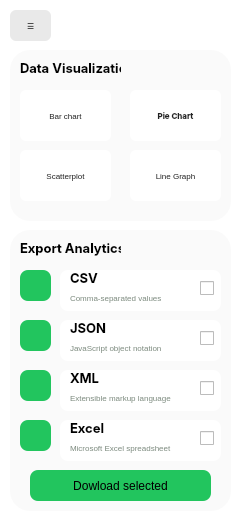
   <widget class="QFrame" name="user_frm_2">
    <property name="geometry">
     <rect>
      <x>10</x>
      <y>40</y>
      <width>241</width>
      <height>521</height>
     </rect>
    </property>
    <property name="styleSheet">
     <string notr="true">QFrame {
    background: white;
    border-radius: 16px;
}</string>
    </property>
    <property name="frameShape">
     <enum>QFrame::StyledPanel</enum>
    </property>
    <property name="frameShadow">
     <enum>QFrame::Raised</enum>
    </property>
    <widget class="QFrame" name="frame_9">
     <property name="geometry">
      <rect>
       <x>10</x>
       <y>50</y>
       <width>221</width>
       <height>171</height>
      </rect>
     </property>
     <property name="styleSheet">
      <string notr="true">QFrame {
    background: #fafafa;
    border-radius: 20px;
}</string>
     </property>
     <property name="frameShape">
      <enum>QFrame::StyledPanel</enum>
     </property>
     <property name="frameShadow">
      <enum>QFrame::Raised</enum>
     </property>
     <widget class="QLabel" name="label_39">
      <property name="geometry">
       <rect>
        <x>10</x>
        <y>10</y>
        <width>101</width>
        <height>16</height>
       </rect>
      </property>
      <property name="font">
       <font>
        <family>Inter</family>
        <pointsize>10</pointsize>
        <weight>75</weight>
        <bold>true</bold>
       </font>
      </property>
      <property name="text">
       <string>Data Visualization</string>
      </property>
     </widget>
     <widget class="QPushButton" name="pushButton_2">
      <property name="geometry">
       <rect>
        <x>10</x>
        <y>40</y>
        <width>91</width>
        <height>51</height>
       </rect>
      </property>
      <property name="font">
       <font>
        <pointsize>-1</pointsize>
       </font>
      </property>
      <property name="styleSheet">
       <string notr="true">QPushButton {
    background: white;
    border: none;
    border-radius: 6px;
    font-size: 8px;
    color: #222;
}
QPushButton:hover {
    background: #dfdfdf;
}</string>
      </property>
      <property name="text">
       <string>Bar chart</string>
      </property>
     </widget>
     <widget class="QPushButton" name="pushButton_3">
      <property name="geometry">
       <rect>
        <x>120</x>
        <y>40</y>
        <width>91</width>
        <height>51</height>
       </rect>
      </property>
      <property name="font">
       <font>
        <family>Inter</family>
        <pointsize>-1</pointsize>
        <weight>75</weight>
        <bold>true</bold>
       </font>
      </property>
      <property name="styleSheet">
       <string notr="true">QPushButton {
    background: white;
    border: none;
    border-radius: 6px;
    font-size: 8px;
    color: #222;
}
QPushButton:hover {
    background: #dfdfdf;
}</string>
      </property>
      <property name="text">
       <string>Pie Chart</string>
      </property>
     </widget>
     <widget class="QPushButton" name="pushButton_4">
      <property name="geometry">
       <rect>
        <x>10</x>
        <y>100</y>
        <width>91</width>
        <height>51</height>
       </rect>
      </property>
      <property name="font">
       <font>
        <pointsize>-1</pointsize>
       </font>
      </property>
      <property name="styleSheet">
       <string notr="true">QPushButton {
    background: white;
    border: none;
    border-radius: 6px;
    font-size: 8px;
    color: #222;
}
QPushButton:hover {
    background: #dfdfdf;
}</string>
      </property>
      <property name="text">
       <string>Scatterplot</string>
      </property>
     </widget>
     <widget class="QPushButton" name="pushButton_5">
      <property name="geometry">
       <rect>
        <x>120</x>
        <y>100</y>
        <width>91</width>
        <height>51</height>
       </rect>
      </property>
      <property name="font">
       <font>
        <pointsize>-1</pointsize>
       </font>
      </property>
      <property name="styleSheet">
       <string notr="true">QPushButton {
    background: white;
    border: none;
    border-radius: 6px;
    font-size: 8px;
    color: #222;
}
QPushButton:hover {
    background: #dfdfdf;
}</string>
      </property>
      <property name="text">
       <string>Line Graph</string>
      </property>
     </widget>
    </widget>
    <widget class="QFrame" name="frame_10">
     <property name="geometry">
      <rect>
       <x>10</x>
       <y>230</y>
       <width>221</width>
       <height>281</height>
      </rect>
     </property>
     <property name="styleSheet">
      <string notr="true">QFrame {
    background: #fafafa;
    border-radius: 20px;
}</string>
     </property>
     <property name="frameShape">
      <enum>QFrame::StyledPanel</enum>
     </property>
     <property name="frameShadow">
      <enum>QFrame::Raised</enum>
     </property>
     <widget class="QLabel" name="label_40">
      <property name="geometry">
       <rect>
        <x>10</x>
        <y>10</y>
        <width>101</width>
        <height>16</height>
       </rect>
      </property>
      <property name="font">
       <font>
        <family>Inter</family>
        <pointsize>10</pointsize>
        <weight>75</weight>
        <bold>true</bold>
       </font>
      </property>
      <property name="text">
       <string>Export Analytics</string>
      </property>
     </widget>
     <widget class="QFrame" name="frame_11">
      <property name="geometry">
       <rect>
        <x>50</x>
        <y>40</y>
        <width>161</width>
        <height>41</height>
       </rect>
      </property>
      <property name="styleSheet">
       <string notr="true">QFrame{
    background: #ffffff;
    border:none;
    border-radius: 8px;
}</string>
      </property>
      <property name="frameShape">
       <enum>QFrame::StyledPanel</enum>
      </property>
      <property name="frameShadow">
       <enum>QFrame::Raised</enum>
      </property>
      <widget class="QLabel" name="label_ex_5">
       <property name="geometry">
        <rect>
         <x>10</x>
         <y>20</y>
         <width>101</width>
         <height>16</height>
        </rect>
       </property>
       <property name="font">
        <font>
         <pointsize>-1</pointsize>
        </font>
       </property>
       <property name="styleSheet">
        <string notr="true">QLabel{
    background: transparent;
    color: #7c8a7e;
    font-size: 8px;
    border: none;
}</string>
       </property>
       <property name="text">
        <string>Comma-separated values</string>
       </property>
      </widget>
      <widget class="QLabel" name="label_41">
       <property name="geometry">
        <rect>
         <x>10</x>
         <y>0</y>
         <width>151</width>
         <height>16</height>
        </rect>
       </property>
       <property name="font">
        <font>
         <family>Inter</family>
         <pointsize>10</pointsize>
         <weight>75</weight>
         <bold>true</bold>
        </font>
       </property>
       <property name="styleSheet">
        <string notr="true">QLabel{background:transparent}</string>
       </property>
       <property name="text">
        <string>CSV</string>
       </property>
      </widget>
      <widget class="QCheckBox" name="checkBox">
       <property name="geometry">
        <rect>
         <x>140</x>
         <y>10</y>
         <width>16</width>
         <height>16</height>
        </rect>
       </property>
       <property name="text">
        <string/>
       </property>
       <property name="checkable">
        <bool>false</bool>
       </property>
      </widget>
     </widget>
     <widget class="QLabel" name="label_42">
      <property name="geometry">
       <rect>
        <x>10</x>
        <y>40</y>
        <width>31</width>
        <height>31</height>
       </rect>
      </property>
      <property name="font">
       <font>
        <pointsize>-1</pointsize>
        <weight>87</weight>
        <bold>true</bold>
       </font>
      </property>
      <property name="styleSheet">
       <string notr="true">QLabel{
    background: #22c55e;
    color: #22c55e;
    border-radius: 8px;
    font-size: 8px;
    font-weight: 700;
    padding: 4px 10px;
}</string>
      </property>
      <property name="text">
       <string/>
      </property>
      <property name="alignment">
       <set>Qt::AlignCenter</set>
      </property>
     </widget>
     <widget class="QFrame" name="frame_12">
      <property name="geometry">
       <rect>
        <x>50</x>
        <y>90</y>
        <width>161</width>
        <height>41</height>
       </rect>
      </property>
      <property name="styleSheet">
       <string notr="true">QFrame{
    background: #ffffff;
    border:none;
    border-radius: 8px;
}</string>
      </property>
      <property name="frameShape">
       <enum>QFrame::StyledPanel</enum>
      </property>
      <property name="frameShadow">
       <enum>QFrame::Raised</enum>
      </property>
      <widget class="QLabel" name="label_ex_6">
       <property name="geometry">
        <rect>
         <x>10</x>
         <y>20</y>
         <width>101</width>
         <height>16</height>
        </rect>
       </property>
       <property name="font">
        <font>
         <pointsize>-1</pointsize>
        </font>
       </property>
       <property name="styleSheet">
        <string notr="true">QLabel{
    background: transparent;
    color: #7c8a7e;
    font-size: 8px;
    border: none;
}</string>
       </property>
       <property name="text">
        <string>JavaScript object notation</string>
       </property>
      </widget>
      <widget class="QLabel" name="label_43">
       <property name="geometry">
        <rect>
         <x>10</x>
         <y>0</y>
         <width>151</width>
         <height>16</height>
        </rect>
       </property>
       <property name="font">
        <font>
         <family>Inter</family>
         <pointsize>10</pointsize>
         <weight>75</weight>
         <bold>true</bold>
        </font>
       </property>
       <property name="styleSheet">
        <string notr="true">QLabel{background:transparent}</string>
       </property>
       <property name="text">
        <string>JSON</string>
       </property>
      </widget>
      <widget class="QCheckBox" name="checkBox_2">
       <property name="geometry">
        <rect>
         <x>140</x>
         <y>10</y>
         <width>16</width>
         <height>16</height>
        </rect>
       </property>
       <property name="text">
        <string/>
       </property>
       <property name="checkable">
        <bool>false</bool>
       </property>
      </widget>
     </widget>
     <widget class="QFrame" name="frame_13">
      <property name="geometry">
       <rect>
        <x>50</x>
        <y>140</y>
        <width>161</width>
        <height>41</height>
       </rect>
      </property>
      <property name="styleSheet">
       <string notr="true">QFrame{
    background: #ffffff;
    border:none;
    border-radius: 8px;
}</string>
      </property>
      <property name="frameShape">
       <enum>QFrame::StyledPanel</enum>
      </property>
      <property name="frameShadow">
       <enum>QFrame::Raised</enum>
      </property>
      <widget class="QLabel" name="label_ex_7">
       <property name="geometry">
        <rect>
         <x>10</x>
         <y>20</y>
         <width>101</width>
         <height>16</height>
        </rect>
       </property>
       <property name="font">
        <font>
         <pointsize>-1</pointsize>
        </font>
       </property>
       <property name="styleSheet">
        <string notr="true">QLabel{
    background: transparent;
    color: #7c8a7e;
    font-size: 8px;
    border: none;
}</string>
       </property>
       <property name="text">
        <string>Extensible markup language</string>
       </property>
      </widget>
      <widget class="QLabel" name="label_44">
       <property name="geometry">
        <rect>
         <x>10</x>
         <y>0</y>
         <width>151</width>
         <height>16</height>
        </rect>
       </property>
       <property name="font">
        <font>
         <family>Inter</family>
         <pointsize>10</pointsize>
         <weight>75</weight>
         <bold>true</bold>
        </font>
       </property>
       <property name="styleSheet">
        <string notr="true">QLabel{background:transparent}</string>
       </property>
       <property name="text">
        <string>XML</string>
       </property>
      </widget>
      <widget class="QCheckBox" name="checkBox_3">
       <property name="geometry">
        <rect>
         <x>140</x>
         <y>10</y>
         <width>16</width>
         <height>16</height>
        </rect>
       </property>
       <property name="text">
        <string/>
       </property>
       <property name="checkable">
        <bool>false</bool>
       </property>
      </widget>
     </widget>
     <widget class="QFrame" name="frame_14">
      <property name="geometry">
       <rect>
        <x>50</x>
        <y>190</y>
        <width>161</width>
        <height>41</height>
       </rect>
      </property>
      <property name="styleSheet">
       <string notr="true">QFrame{
    background: #ffffff;
    border:none;
    border-radius: 8px;
}</string>
      </property>
      <property name="frameShape">
       <enum>QFrame::StyledPanel</enum>
      </property>
      <property name="frameShadow">
       <enum>QFrame::Raised</enum>
      </property>
      <widget class="QLabel" name="label_ex_8">
       <property name="geometry">
        <rect>
         <x>10</x>
         <y>20</y>
         <width>101</width>
         <height>16</height>
        </rect>
       </property>
       <property name="font">
        <font>
         <pointsize>-1</pointsize>
        </font>
       </property>
       <property name="styleSheet">
        <string notr="true">QLabel{
    background: transparent;
    color: #7c8a7e;
    font-size: 8px;
    border: none;
}</string>
       </property>
       <property name="text">
        <string>Microsoft Excel spreadsheet</string>
       </property>
      </widget>
      <widget class="QLabel" name="label_45">
       <property name="geometry">
        <rect>
         <x>10</x>
         <y>0</y>
         <width>151</width>
         <height>16</height>
        </rect>
       </property>
       <property name="font">
        <font>
         <family>Inter</family>
         <pointsize>10</pointsize>
         <weight>75</weight>
         <bold>true</bold>
        </font>
       </property>
       <property name="styleSheet">
        <string notr="true">QLabel{background:transparent}</string>
       </property>
       <property name="text">
        <string>Excel</string>
       </property>
      </widget>
      <widget class="QCheckBox" name="checkBox_4">
       <property name="geometry">
        <rect>
         <x>140</x>
         <y>10</y>
         <width>16</width>
         <height>16</height>
        </rect>
       </property>
       <property name="text">
        <string/>
       </property>
       <property name="checkable">
        <bool>false</bool>
       </property>
      </widget>
     </widget>
     <widget class="QLabel" name="label_46">
      <property name="geometry">
       <rect>
        <x>10</x>
        <y>90</y>
        <width>31</width>
        <height>31</height>
       </rect>
      </property>
      <property name="font">
       <font>
        <pointsize>-1</pointsize>
        <weight>87</weight>
        <bold>true</bold>
       </font>
      </property>
      <property name="styleSheet">
       <string notr="true">QLabel{
    background: #22c55e;
    color: #22c55e;
    border-radius: 8px;
    font-size: 8px;
    font-weight: 700;
    padding: 4px 10px;
}</string>
      </property>
      <property name="text">
       <string/>
      </property>
      <property name="alignment">
       <set>Qt::AlignCenter</set>
      </property>
     </widget>
     <widget class="QLabel" name="label_47">
      <property name="geometry">
       <rect>
        <x>10</x>
        <y>140</y>
        <width>31</width>
        <height>31</height>
       </rect>
      </property>
      <property name="font">
       <font>
        <pointsize>-1</pointsize>
        <weight>87</weight>
        <bold>true</bold>
       </font>
      </property>
      <property name="styleSheet">
       <string notr="true">QLabel{
    background: #22c55e;
    color: #22c55e;
    border-radius: 8px;
    font-size: 8px;
    font-weight: 700;
    padding: 4px 10px;
}</string>
      </property>
      <property name="text">
       <string/>
      </property>
      <property name="alignment">
       <set>Qt::AlignCenter</set>
      </property>
     </widget>
     <widget class="QLabel" name="label_48">
      <property name="geometry">
       <rect>
        <x>10</x>
        <y>190</y>
        <width>31</width>
        <height>31</height>
       </rect>
      </property>
      <property name="font">
       <font>
        <pointsize>-1</pointsize>
        <weight>87</weight>
        <bold>true</bold>
       </font>
      </property>
      <property name="styleSheet">
       <string notr="true">QLabel{
    background: #22c55e;
    color: #22c55e;
    border-radius: 8px;
    font-size: 8px;
    font-weight: 700;
    padding: 4px 10px;
}</string>
      </property>
      <property name="text">
       <string/>
      </property>
      <property name="alignment">
       <set>Qt::AlignCenter</set>
      </property>
     </widget>
     <widget class="QPushButton" name="button_continue_2">
      <property name="geometry">
       <rect>
        <x>20</x>
        <y>240</y>
        <width>181</width>
        <height>31</height>
       </rect>
      </property>
      <property name="styleSheet">
       <string notr="true">QPushButton{background:#22c55e;border-radius:8px}
QPushButton:hover {
    background: qlineargradient(spread:pad, x1:0, y1:0, x2:1, y2:1, stop:0 rgba(155, 255, 153, 102), stop:0.801136 rgba(205, 220, 57, 93), stop:1 rgba(220, 220, 220, 104))}</string>
      </property>
      <property name="text">
       <string>Dowload selected</string>
      </property>
     </widget>
    </widget>
    <widget class="QPushButton" name="pushButton">
     <property name="geometry">
      <rect>
       <x>10</x>
       <y>10</y>
       <width>41</width>
       <height>31</height>
      </rect>
     </property>
     <property name="styleSheet">
      <string notr="true">QPushButton {
    background: #e9e9e9;
    border: none;
    border-radius: 6px;
    font-size: 8px;
    color: #222;
}
QPushButton:hover {
    background: #dfdfdf;
}</string>
     </property>
     <property name="text">
      <string>☰</string>
     </property>
    </widget>
   </widget>
